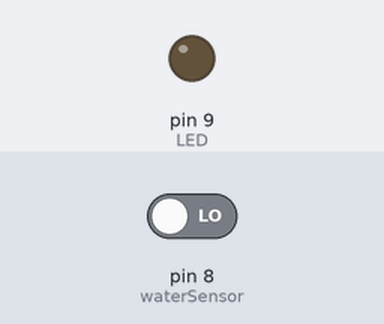
Bench run of a sketch on a simulated Arduino Uno, built with avr-gcc and run on an emulated ATmega328P. On the bench: output pins drawn as LEDs (lit = HIGH). Inputs (shaded band) come from the test bench; at power-on: pin 8 (waterSensor) LOW.

Above: at 1.2 s.
1.3 s: pin 8 (waterSensor) driven HIGH
At 2.5 s:
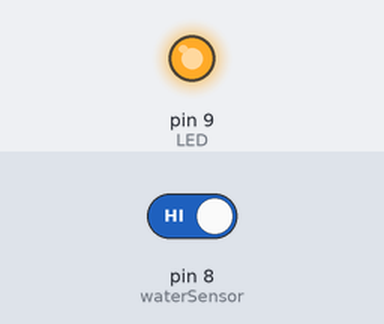
2.8 s: pin 8 (waterSensor) driven LOW
At 3.8 s:
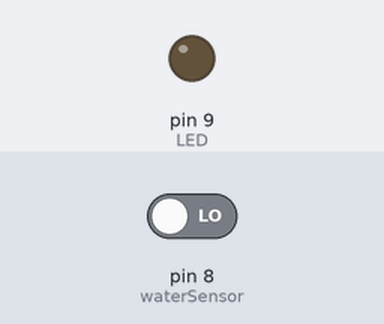
Timing chart, 0 to 5.8 s (numbered marks = the images above; inputs shaded):
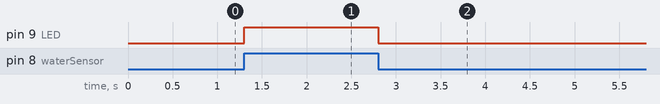

Measured:
- after the input at 1.3 s, pin 9 (LED): LOW → HIGH at once
- after the input at 2.8 s, pin 9 (LED): HIGH → LOW at once

The sketch:

Water_Sensor_with_LED.ino
```cpp
int LED = 9;
int waterSensor = 8;

void setup() {
   pinMode(waterSensor, INPUT);
   pinMode(LED, OUTPUT);
}

void loop() {
   if( digitalRead(waterSensor) == HIGH) {
      digitalWrite(LED,HIGH);
   }else {
      digitalWrite(LED,LOW);
   }
}
```
